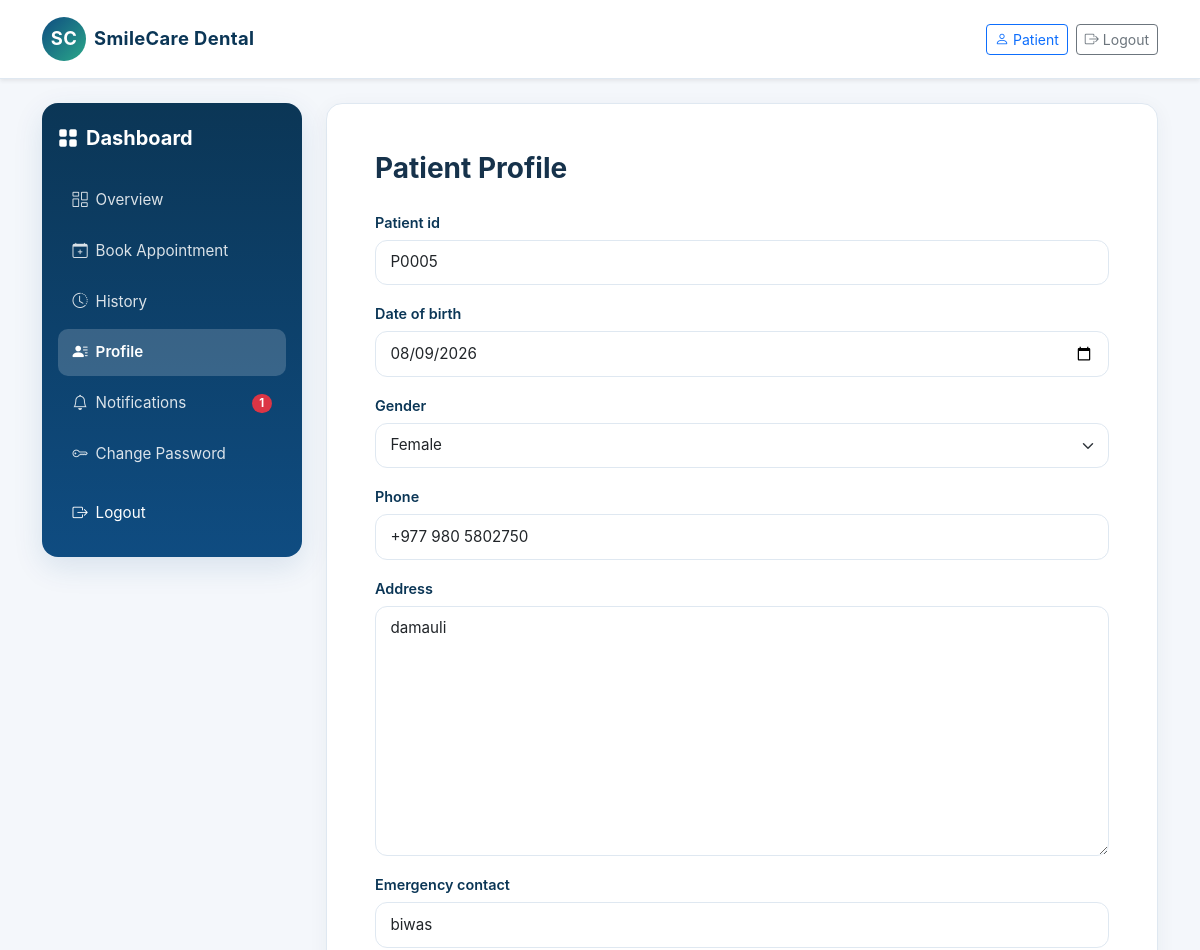
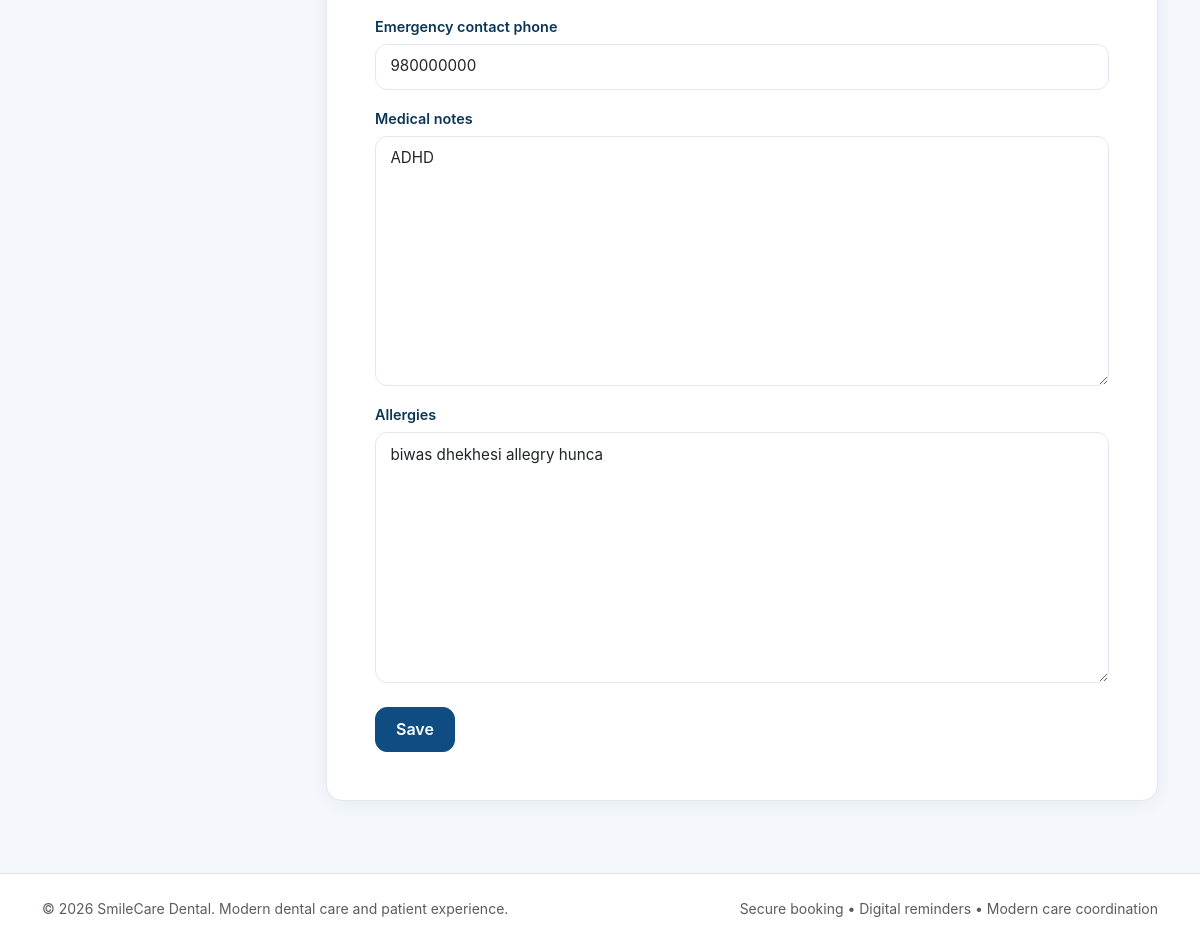
Screenshot of /patients/profile/ (signed in) with the database file from the repository (2 pictures, top to bottom).
### patients/models.py (models this page shows, shortened)
class Patient(models.Model):
    GENDER_CHOICES = (
        ('M', 'Male'),
        ('F', 'Female'),
        ('O', 'Other'),
    )
    patient_id = models.CharField(max_length=20, unique=True)
    user = models.OneToOneField(settings.AUTH_USER_MODEL, on_delete=models.CASCADE)
    date_of_birth = models.DateField(null=True, blank=True)
    gender = models.CharField(max_length=1, choices=GENDER_CHOICES, blank=True)
    phone = models.CharField(max_length=20, blank=True)
    address = models.TextField(blank=True)
    emergency_contact = models.CharField(max_length=100, blank=True)
    emergency_contact_phone = models.CharField(max_length=20, blank=True)
    medical_notes = models.TextField(blank=True)
    allergies = models.TextField(blank=True)
    created_at = models.DateTimeField(auto_now_add=True)
    updated_at = models.DateTimeField(auto_now=True)
    class Meta:
        ordering = ['-created_at']

### patients/views.py (the view)
# urls.py: path('profile/', patient_profile, name='patient_profile'),
@login_required
def patient_profile(request):
    patient = Patient.objects.filter(user=request.user).first()
    if not patient:
        patient = Patient.objects.create(user=request.user, patient_id=f'P{request.user.id:04d}')
    if request.method == 'POST':
        form = PatientProfileForm(request.POST, instance=patient)
        if form.is_valid():
            form.save()
            return redirect('patient_profile')
    else:
        form = PatientProfileForm(instance=patient)
    return render(request, 'dashboard/patient_profile.html', {'form': form, 'patient': patient})

### patients/forms.py
class PatientProfileForm(forms.ModelForm):
    class Meta:
        model = Patient
        fields = ['patient_id', 'date_of_birth', 'gender', 'phone', 'address', 'emergency_contact', 'emergency_contact_phone', 'medical_notes', 'allergies']
        widgets = {
            'date_of_birth': forms.DateInput(attrs={'type': 'date'}),
        }
    def __init__(self, *args, **kwargs):
        super().__init__(*args, **kwargs)
        for field in self.fields.values():
            widget = field.widget
            if isinstance(widget, forms.Select):
                widget.attrs.setdefault('class', 'form-select')
            else:
                widget.attrs.setdefault('class', 'form-control')

### accounts/models.py (called while the page is built)
    def is_patient(self):
        return self.role == 'patient'

    def is_staff_role(self):
        return self.role in {'staff', 'admin'}

    def is_dentist(self):
        return self.role == 'dentist'

    def is_admin(self):
        return self.role == 'admin'

    def is_dentist_approved(self):
        return self.is_dentist() and self.is_active and self.account_status == 'approved'

### reminders/templatetags/notifications_tags.py (called while the page is built)
@register.simple_tag(takes_context=True)
def unread_notifications_count(context):
    request = context.get('request')
    if not request or not request.user.is_authenticated:
        return 0
    return Notification.objects.filter(user=request.user, is_read=False).count()

### templates/dashboard/patient_profile.html (shortened to what this page needs)
{% extends 'base.html' %}
{% block content %}
<div class="dashboard-shell">
    {% include 'dashboard/_sidebar.html' %}
    <div class="main-panel">
        <div class="card-soft p-4 p-md-5">
            <h3 class="fw-bold mb-4">Patient Profile</h3>
            <form method="post">
                <div class="row g-3">
                    {% for field in form %}
                    <div class="col-12">
                        <label class="form-label" for="{{ field.id_for_label }}">{{ field.label }}</label>
                        {{ field }}
                    </div>
                    {% endfor %}
                </div>
                <button class="btn btn-primary mt-4" type="submit">Save</button>
            </form>
        </div>
{% endblock %}

### static/css/style.css (style rules this page uses)
:root { --primary: #0f4c81; --primary-dark: #0b3656; --accent: #2aa889; --warning: #f4a259; --danger: #d94b4b; --text: #16324b; --muted: #69819b; --bg: #f4f7fb; --card: #ffffff; --border: #dfe8f1; }
body { font-family: Inter, -apple-system, BlinkMacSystemFont, "Segoe UI", Roboto, sans-serif; color: var(--text); background: var(--bg); overflow-x: hidden; }
h3, .h3 { font-size: clamp(1.25rem, 2.5vw, 1.75rem); }
.dashboard-shell { display: flex; align-items: stretch; min-height: calc(100vh - 100px); gap: 1.5rem; }
.main-panel { flex: 1; min-width: 0; }
.card-soft { border: 1px solid var(--border); border-radius: 1rem; box-shadow: 0 4px 20px rgba(19,52,79,0.05); background: var(--card); transition: transform 0.2s ease, box-shadow 0.2s ease; }
.form-control, .form-select { border-color: var(--border); border-radius: 0.75rem; padding: 0.65rem 0.9rem; font-size: 0.95rem; min-height: 44px; }
.form-label { font-weight: 600; margin-bottom: 0.4rem; font-size: 0.9rem; color: var(--primary-dark); }
.btn-primary { background: var(--primary); border-color: var(--primary); border-radius: 0.75rem; padding: 0.6rem 1.25rem; font-weight: 600; min-height: 44px; display: inline-flex; align-items: center; justify-content: center; }

### rows the page displays
Patient: form "P0005" "08/09/2026" "Female" "+977 980 5802750" "damauli" "biwas" "980000000" "ADHD" "biwas dhekhesi allegry hunca"

### other values shown
{{ unread_count }} "1"
{{ field.label }} "Patient id" "Date of birth" "Gender" "Phone" "Address" "Emergency contact" "Emergency contact phone" "Medical notes" "Allergies"
